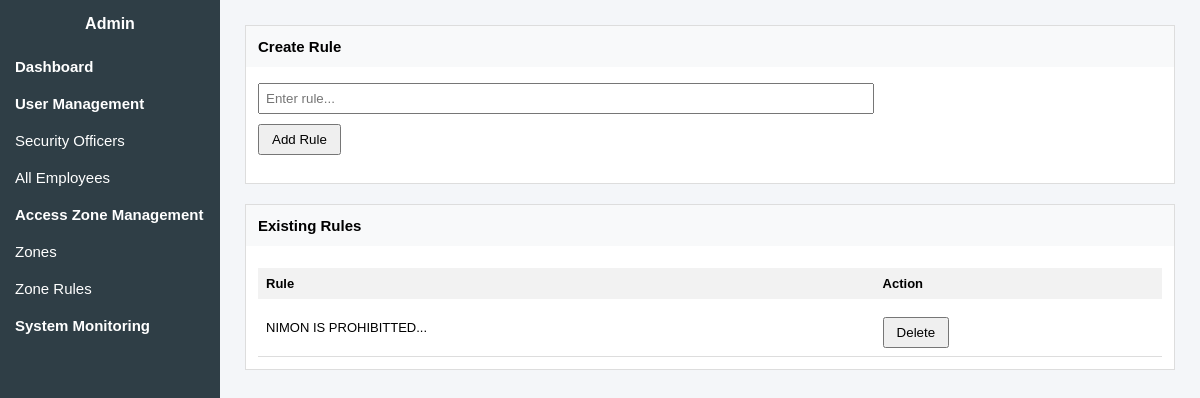
The page /admin/view/zone-rules.php (signed in) on the database as committed earlier.
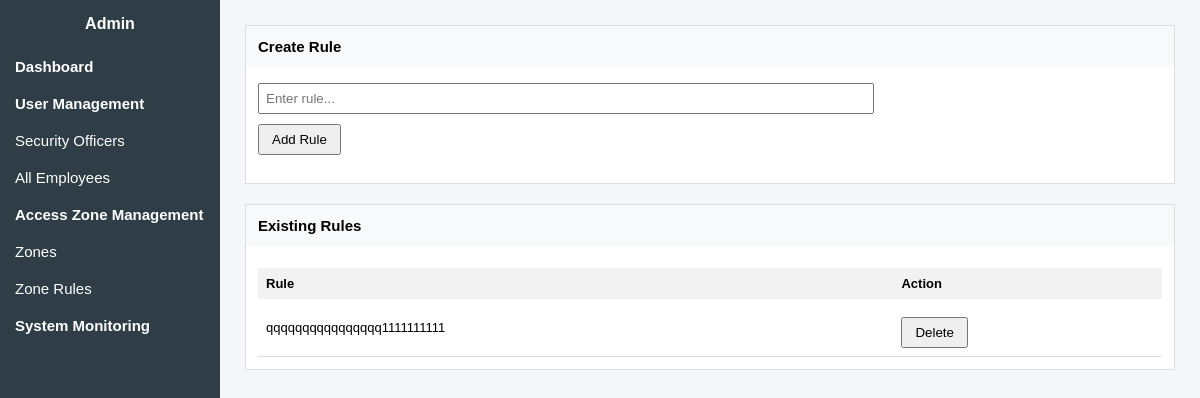
The same page on the database as committed later.
### tables this page shows
CREATE TABLE `zone_rules` (
  `id` int(11) NOT NULL,
  `rule_text` varchar(255) DEFAULT NULL,
  `created_at` timestamp NOT NULL DEFAULT current_timestamp()
);

### admin/model/zone_rule_model.php (called while the page is built, shortened)
<?php
class ZoneRuleModel {
    public function getAllRules() {
        $db = new db_connection();
        $conn = $db->openConnection();
        $sql = "SELECT * FROM zone_rules ORDER BY id DESC";
        $result = $conn->query($sql);
        return $result;
    }
}
?>

### admin/view/zone-rules.php (the view, shortened to what this page needs)
<?php
require_once "../model/zone_rule_model.php";
$model = new ZoneRuleModel();
$rules = $model->getAllRules();
?>
<!DOCTYPE html>
<html>
<head>
    <link rel="stylesheet" href="dashboard.css">
</head>
<body>
<div class="sidebar">
    <h2>Admin</h2>
    <a href="dashboard.php" class="menu">Dashboard</a>
    <div class="menu">User Management</div>
    <a href="security-officers.php" class="submenu">Security Officers</a>
    <a href="all-employees.php" class="submenu">All Employees</a>
    <div class="menu">Access Zone Management</div>
    <a href="zones.php" class="submenu">Zones</a>
    <a href="zone-rules.php" class="submenu">Zone Rules</a>
    <a href="system-monitoring.php" class="menu">System Monitoring</a>
</div>
<div class="main">
    <div class="panel">
        <h3>Create Rule</h3>
        <div class="panel-body">
            <form method="POST"
                  action="../controller/zone_rule_controller.php"
                  onsubmit="return validateRule();">
                <input type="text"
                       name="rule_text"
                       id="rule_text"
                       placeholder="Enter rule...">
                <button type="submit" name="createRule">Add Rule</button>
            </form>
        </div>
    </div>
    <div class="panel">
        <h3>Existing Rules</h3>
        <div class="panel-body">
            <table>
                <tr>
                    <th>Rule</th>
                    <th>Action</th>
                </tr>
                <?php if ($rules && $rules->num_rows > 0) {
                    while ($row = $rules->fetch_assoc()) { ?>
                        <tr>
                            <td><?= htmlspecialchars($row["rule_text"]) ?></td>
                            <td>
                                <form method="POST"
                                      action="../controller/zone_rule_controller.php"
                                      onsubmit="return confirm('Delete this rule?');">
                                    <button type="submit" name="deleteRule">Delete</button>
                                </form>
                            </td>
                        </tr>
                <?php }
                } else { ?>
                    <tr>
                        <td colspan="2">No rules found</td>
                    </tr>
                <?php } ?>
            </table>
        </div>
    </div>
</div>
</body>
</html>

Rows that differ between the two databases and show on the page:
removed zone_rules: rule_text "NIMON IS PROHIBITTED..."
added zone_rules: rule_text "qqqqqqqqqqqqqqqq1111111111"
